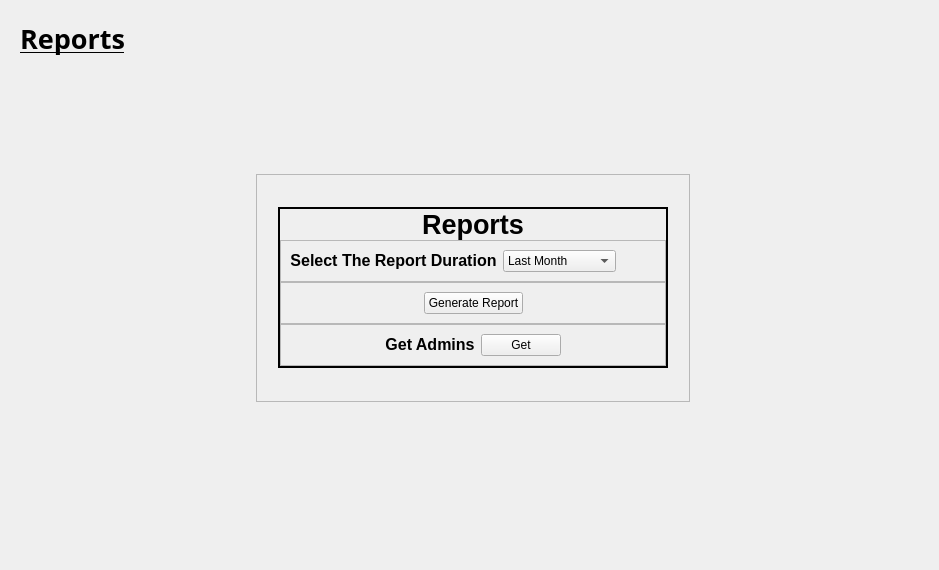
     <widget class="QWidget" name="page_5">
      <layout class="QGridLayout" name="gridLayout_27">
       <item row="0" column="0">
        <widget class="QWidget" name="widget_2" native="true">
         <layout class="QGridLayout" name="gridLayout_18">
          <item row="1" column="0">
           <spacer name="verticalSpacer_6">
            <property name="orientation">
             <enum>Qt::Vertical</enum>
            </property>
            <property name="sizeHint" stdset="0">
             <size>
              <width>20</width>
              <height>40</height>
             </size>
            </property>
           </spacer>
          </item>
          <item row="0" column="0">
           <widget class="QLabel" name="label_11">
            <property name="font">
             <font>
              <family>Rockwell Condensed</family>
             </font>
            </property>
            <property name="text">
             <string>&lt;html&gt;&lt;head/&gt;&lt;body&gt;&lt;p&gt;&lt;span style=&quot; font-size:20pt; font-weight:700; text-decoration: underline;&quot;&gt;Reports&lt;/span&gt;&lt;/p&gt;&lt;/body&gt;&lt;/html&gt;</string>
            </property>
           </widget>
          </item>
          <item row="0" column="1">
           <spacer name="horizontalSpacer_17">
            <property name="orientation">
             <enum>Qt::Horizontal</enum>
            </property>
            <property name="sizeHint" stdset="0">
             <size>
              <width>40</width>
              <height>20</height>
             </size>
            </property>
           </spacer>
          </item>
         </layout>
        </widget>
       </item>
       <item row="0" column="1">
        <spacer name="verticalSpacer_8">
         <property name="orientation">
          <enum>Qt::Vertical</enum>
         </property>
         <property name="sizeHint" stdset="0">
          <size>
           <width>20</width>
           <height>157</height>
          </size>
         </property>
        </spacer>
       </item>
       <item row="1" column="0">
        <spacer name="horizontalSpacer_15">
         <property name="orientation">
          <enum>Qt::Horizontal</enum>
         </property>
         <property name="sizeHint" stdset="0">
          <size>
           <width>239</width>
           <height>20</height>
          </size>
         </property>
        </spacer>
       </item>
       <item row="1" column="1" rowspan="2" colspan="2">
        <widget class="QFrame" name="coverFrameReports">
         <property name="frameShape">
          <enum>QFrame::StyledPanel</enum>
         </property>
         <property name="frameShadow">
          <enum>QFrame::Raised</enum>
         </property>
         <layout class="QGridLayout" name="gridLayout_15">
          <item row="0" column="1">
           <spacer name="verticalSpacer_7">
            <property name="orientation">
             <enum>Qt::Vertical</enum>
            </property>
            <property name="sizeHint" stdset="0">
             <size>
              <width>20</width>
              <height>23</height>
             </size>
            </property>
           </spacer>
          </item>
          <item row="1" column="0">
           <spacer name="horizontalSpacer_40">
            <property name="orientation">
             <enum>Qt::Horizontal</enum>
            </property>
            <property name="sizeHint" stdset="0">
             <size>
              <width>12</width>
              <height>20</height>
             </size>
            </property>
           </spacer>
          </item>
          <item row="1" column="1">
           <widget class="QFrame" name="ReportsFrame">
            <property name="frameShape">
             <enum>QFrame::WinPanel</enum>
            </property>
            <property name="frameShadow">
             <enum>QFrame::Plain</enum>
            </property>
            <property name="lineWidth">
             <number>9</number>
            </property>
            <property name="midLineWidth">
             <number>11</number>
            </property>
            <layout class="QGridLayout" name="gridLayout_16">
             <property name="leftMargin">
              <number>0</number>
             </property>
             <property name="topMargin">
              <number>0</number>
             </property>
             <property name="rightMargin">
              <number>0</number>
             </property>
             <property name="bottomMargin">
              <number>0</number>
             </property>
             <property name="spacing">
              <number>0</number>
             </property>
             <item row="0" column="0">
              <layout class="QGridLayout" name="MainReportLayout">
               <property name="spacing">
                <number>0</number>
               </property>
               <item row="2" column="0">
                <widget class="QFrame" name="frame_6">
                 <property name="frameShape">
                  <enum>QFrame::StyledPanel</enum>
                 </property>
                 <property name="frameShadow">
                  <enum>QFrame::Raised</enum>
                 </property>
                 <layout class="QHBoxLayout" name="horizontalLayout_4">
                  <item>
                   <spacer name="horizontalSpacer_21">
                    <property name="orientation">
                     <enum>Qt::Horizontal</enum>
                    </property>
                    <property name="sizeHint" stdset="0">
                     <size>
                      <width>40</width>
                      <height>20</height>
                     </size>
                    </property>
                   </spacer>
                  </item>
                  <item>
                   <widget class="QPushButton" name="getReportButton">
                    <property name="text">
                     <string>Generate Report</string>
                    </property>
                   </widget>
                  </item>
                  <item>
                   <spacer name="horizontalSpacer_11">
                    <property name="orientation">
                     <enum>Qt::Horizontal</enum>
                    </property>
                    <property name="sizeHint" stdset="0">
                     <size>
                      <width>40</width>
                      <height>20</height>
                     </size>
                    </property>
                   </spacer>
                  </item>
                 </layout>
                </widget>
               </item>
               <item row="1" column="0">
                <widget class="QFrame" name="frame_7">
                 <property name="frameShape">
                  <enum>QFrame::StyledPanel</enum>
                 </property>
                 <property name="frameShadow">
                  <enum>QFrame::Raised</enum>
                 </property>
                 <layout class="QHBoxLayout" name="horizontalLayout_11">
                  <item>
                   <widget class="QLabel" name="label_4">
                    <property name="text">
                     <string>&lt;html&gt;&lt;head/&gt;&lt;body&gt;&lt;p align=&quot;center&quot;&gt;&lt;span style=&quot; font-size:12pt; font-weight:700;&quot;&gt;Select The Report Duration&lt;/span&gt;&lt;/p&gt;&lt;/body&gt;&lt;/html&gt;</string>
                    </property>
                   </widget>
                  </item>
                  <item>
                   <widget class="QComboBox" name="period">
                    <item>
                     <property name="text">
                      <string>Last Month</string>
                     </property>
                    </item>
                    <item>
                     <property name="text">
                      <string>Last 3 Months</string>
                     </property>
                    </item>
                    <item>
                     <property name="text">
                      <string>Last 6 Months</string>
                     </property>
                    </item>
                    <item>
                     <property name="text">
                      <string>Last 9 Months</string>
                     </property>
                    </item>
                    <item>
                     <property name="text">
                      <string>Last 12 Months</string>
                     </property>
                    </item>
                   </widget>
                  </item>
                  <item>
                   <spacer name="horizontalSpacer_13">
                    <property name="orientation">
                     <enum>Qt::Horizontal</enum>
                    </property>
                    <property name="sizeHint" stdset="0">
                     <size>
                      <width>40</width>
                      <height>20</height>
                     </size>
                    </property>
                   </spacer>
                  </item>
                 </layout>
                </widget>
               </item>
               <item row="3" column="0">
                <widget class="QFrame" name="AdminReports">
                 <property name="frameShape">
                  <enum>QFrame::StyledPanel</enum>
                 </property>
                 <property name="frameShadow">
                  <enum>QFrame::Raised</enum>
                 </property>
                 <layout class="QGridLayout" name="gridLayout_17">
                  <property name="leftMargin">
                   <number>9</number>
                  </property>
                  <property name="topMargin">
                   <number>9</number>
                  </property>
                  <item row="0" column="0">
                   <layout class="QHBoxLayout" name="horizontalLayout_12">
                    <item>
                     <spacer name="horizontalSpacer_18">
                      <property name="orientation">
                       <enum>Qt::Horizontal</enum>
                      </property>
                      <property name="sizeHint" stdset="0">
                       <size>
                        <width>40</width>
                        <height>20</height>
                       </size>
                      </property>
                     </spacer>
                    </item>
                    <item>
                     <widget class="QLabel" name="label_5">
                      <property name="text">
                       <string>&lt;html&gt;&lt;head/&gt;&lt;body&gt;&lt;p align=&quot;center&quot;&gt;&lt;span style=&quot; font-size:12pt; font-weight:700;&quot;&gt;Get Admins&lt;/span&gt;&lt;/p&gt;&lt;/body&gt;&lt;/html&gt;</string>
                      </property>
                     </widget>
                    </item>
                    <item>
                     <widget class="QPushButton" name="pushButton_2">
                      <property name="text">
                       <string>Get</string>
                      </property>
                     </widget>
                    </item>
                    <item>
                     <spacer name="horizontalSpacer_14">
                      <property name="orientation">
                       <enum>Qt::Horizontal</enum>
                      </property>
                      <property name="sizeHint" stdset="0">
                       <size>
                        <width>40</width>
                        <height>20</height>
                       </size>
                      </property>
                     </spacer>
                    </item>
                   </layout>
                  </item>
                 </layout>
                </widget>
               </item>
               <item row="0" column="0">
                <widget class="QLabel" name="reportLabel">
                 <property name="text">
                  <string>&lt;html&gt;&lt;head/&gt;&lt;body&gt;&lt;p align=&quot;center&quot;&gt;&lt;span style=&quot; font-size:20pt; font-weight:700;&quot;&gt;Reports&lt;/span&gt;&lt;/p&gt;&lt;/body&gt;&lt;/html&gt;</string>
                 </property>
                </widget>
               </item>
              </layout>
             </item>
            </layout>
           </widget>
          </item>
          <item row="1" column="2">
           <spacer name="horizontalSpacer_41">
            <property name="orientation">
             <enum>Qt::Horizontal</enum>
            </property>
            <property name="sizeHint" stdset="0">
             <size>
              <width>12</width>
              <height>20</height>
             </size>
            </property>
           </spacer>
          </item>
          <item row="2" column="1">
           <spacer name="verticalSpacer_11">
            <property name="orientation">
             <enum>Qt::Vertical</enum>
            </property>
            <property name="sizeHint" stdset="0">
             <size>
              <width>20</width>
              <height>24</height>
             </size>
            </property>
           </spacer>
          </item>
         </layout>
        </widget>
       </item>
       <item row="2" column="3">
        <spacer name="horizontalSpacer_16">
         <property name="orientation">
          <enum>Qt::Horizontal</enum>
         </property>
         <property name="sizeHint" stdset="0">
          <size>
           <width>238</width>
           <height>20</height>
          </size>
         </property>
        </spacer>
       </item>
       <item row="3" column="2">
        <spacer name="verticalSpacer_9">
         <property name="orientation">
          <enum>Qt::Vertical</enum>
         </property>
         <property name="sizeHint" stdset="0">
          <size>
           <width>20</width>
           <height>157</height>
          </size>
         </property>
        </spacer>
       </item>
      </layout>
     </widget>
